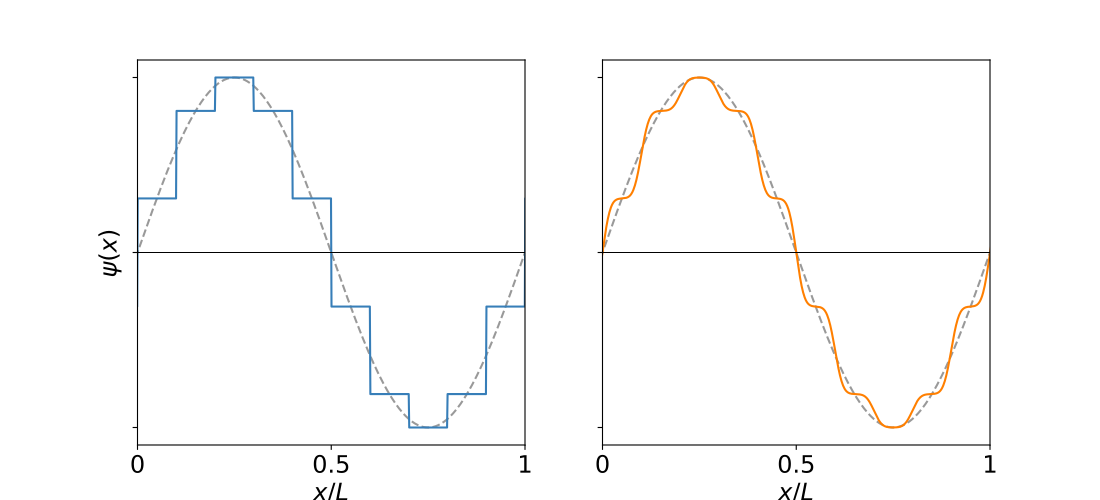

Python code for this plot:
#!/usr/bin/env python3

import matplotlib.pyplot as plt
import os
import sys
import numpy as np
import math 
from scipy.ndimage import gaussian_filter1d
from pathlib import Path

rpath = "../../../../preamble/colors.py"
apath = os.path.abspath(f"{os.path.dirname(__file__)}/{rpath}")
sys.path.append(os.path.dirname(apath))
import colors as col

def smooth(X):
  return np.sin(X)

def smoothed_staircase_sin(x, xmax=2*math.pi, bins=10, alpha=0.5):
    step = xmax/bins

    x = np.asarray(x)
    y = smooth(x)

    step_indices = np.floor(x / step)
    midpoints = (step_indices + 0.5) * step
    step_values = np.sin(midpoints)

    Y = (1 - alpha) * step_values + alpha * y
    Y[0] = smooth(x[0])
    Y[-1] = smooth(x[-1])

    return Y

def sine_with_sharpness(x, alpha=0.0, steps=10):
    # Validate alpha parameter.
    if not 0 <= alpha <= 1:
        raise ValueError("alpha must be between 0 and 1 (inclusive)")
    
    sin_val = math.sin(x)
    
    # Normalize phase to [0, 1) over a period of 2π.
    phase = (x % (2 * math.pi)) / (2 * math.pi)
    
    if alpha == 1.0:
      # Hard staircase: quantize phase and compute sine exactly at the quantized phase.
      quant_phase = round(phase * steps) / steps
      stair_val = math.sin(quant_phase * 2 * math.pi)
      return stair_val
    else:
      # For 0 < alpha < 1, create a soft staircase using a sigmoid transition.
      scaled_phase = phase * steps
      i = math.floor(scaled_phase)
      t = scaled_phase - i  # fractional part in [0, 1)
      
      # Define the sigmoid's steepness k.
      # When alpha is small the transition is very smooth (small k),
      # and as alpha increases it approaches a hard step.
      k = 5 + 20 * alpha
      
      # Compute a sigmoid (logistic) interpolation weight.
      smooth_t = 1 / (1 + math.exp(-k * (t - 0.5)))
      
      # Compute the quantized angles at lower and upper bins.
      lower_phase = (i % steps) / steps
      upper_phase = (((i + 1) % steps)) / steps
      lower_angle = lower_phase * 2 * math.pi
      upper_angle = upper_phase * 2 * math.pi
      
      # Sine values at the bin boundaries.
      sin_lower = math.sin(lower_angle)
      sin_upper = math.sin(upper_angle)
      
      # Soft staircase value: smoothly interpolated sine value between the two bins.
      soft_stair_val = (1 - smooth_t) * sin_lower + smooth_t * sin_upper
      
      # Blend between the smooth sine and the soft staircase version.
      return (1 - alpha) * sin_val + alpha * soft_stair_val

def smoothen(sharp, sigma=12):
  smoothened = gaussian_filter1d(sharp, sigma)
  return smoothened

def main():
  xmax = 2*math.pi
  X = np.linspace(-1, xmax+1, num=1000)

  fig, axes = plt.subplots(1, 2, sharey=True, figsize=(11, 5))

  Y_smooth = smooth(X)
  Y_sharp = smoothed_staircase_sin(X, alpha=0)
  Y_conv = smoothen(Y_sharp)

  axes[0].plot(X, Y_smooth, '--', color="mygray", label="alpha=0")
  axes[0].plot(X, Y_sharp, '-', color="plot0", label="alpha=1")
  axes[1].plot(X, Y_smooth, '--', color="mygray", label="alpha=0")
  axes[1].plot(X, Y_conv, '-', color="plot1", label="alpha=0.85")

  kwargs = {
    "fontsize": "xx-large",
  }

  for ax in axes:
    ax.axhline(y=0, linewidth=0.75, color='k')
    #ax.set_xticks(np.linspace(0, 1, num=11)*xmax)
    #ax.set_xticklabels([0, 0.1, 0.2, 0.3, 0.4, 0.5, 0.6, 0.7, 0.8, 0.9, 1], **kwargs)
    ax.set_xticks(np.linspace(0, 1, num=3)*xmax)
    ax.set_xticklabels([0, 0.5, 1], **kwargs)
    ax.set_xlim(0, xmax)
    ax.set_xlabel(r"$x/L$", **kwargs)
  
  axes[0].set_ylabel(r"$\psi(x)$", **kwargs)

  #for ax, t in zip(axes, ["a)", "b)", "c)"]):
  #  ax.title.set_text(t)

  plt.yticks([-1, 0, 1], labels=[])
  filename = Path(__file__)
  outfile = filename.with_suffix('.pdf')
  print(f"{outfile = }")
  plt.savefig(outfile)

if __name__ == '__main__':
  main()
